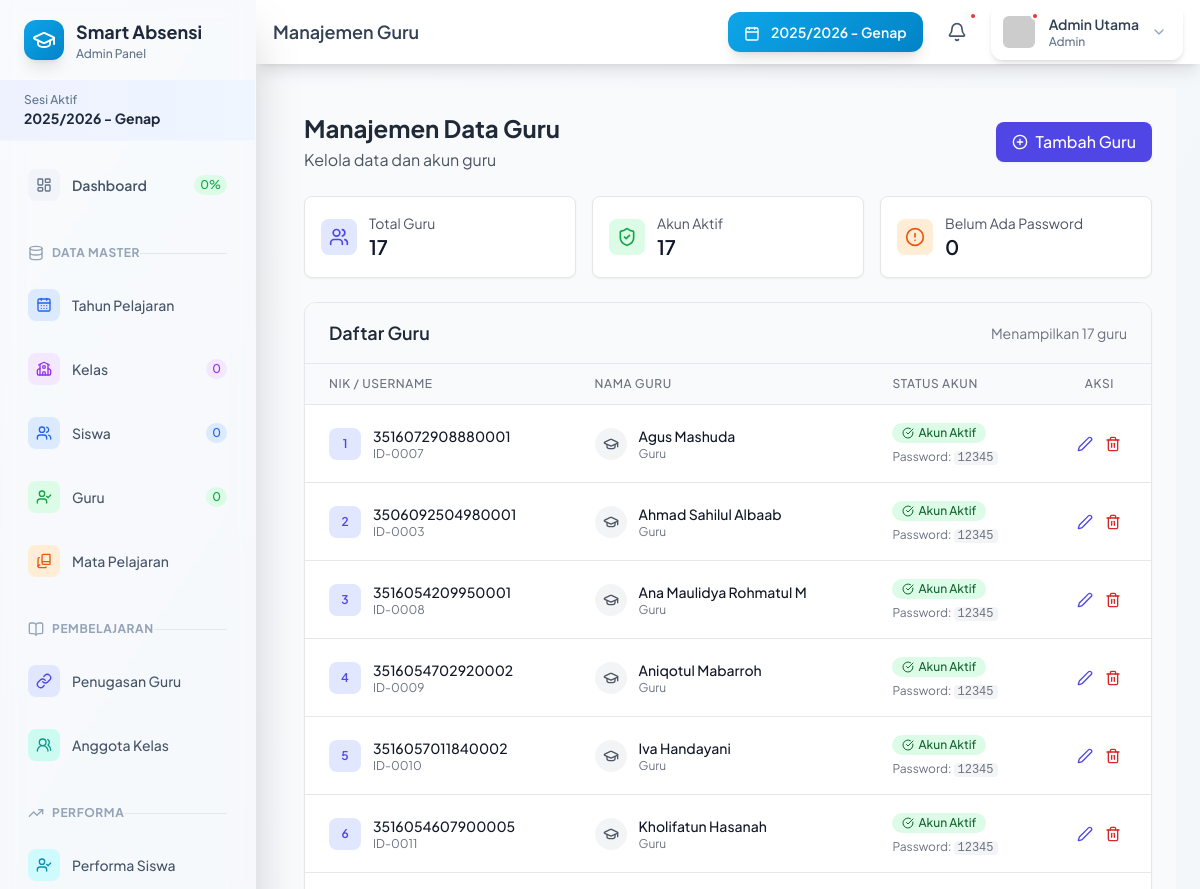
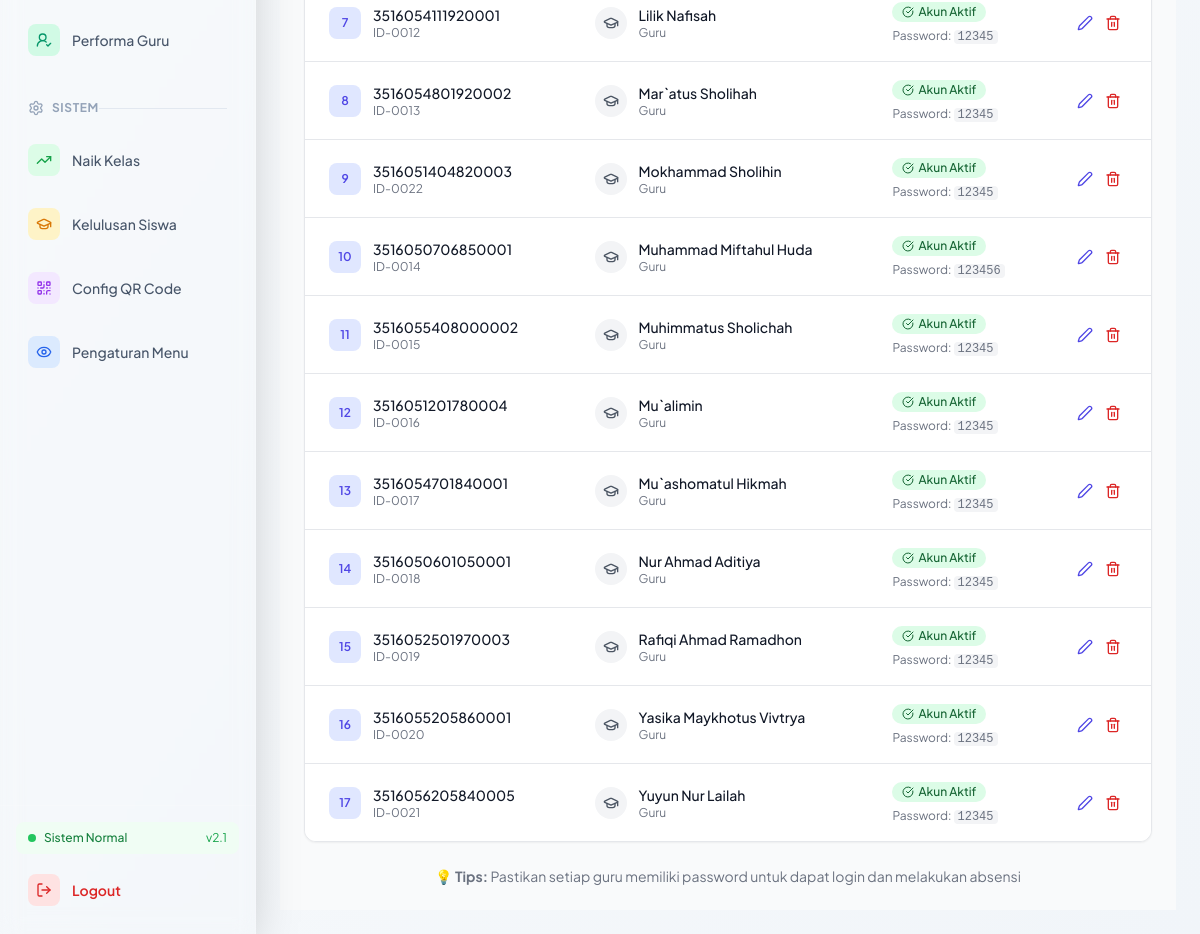
The page /admin/guru (signed in) on the database its author committed (2 pictures, top to bottom).
### tables this page shows
CREATE TABLE `guru` (
  `id_guru` int(11) NOT NULL,
  `nik` varchar(30) DEFAULT NULL,
  `nama_guru` varchar(100) NOT NULL,
  `email` varchar(100) DEFAULT NULL
);

CREATE TABLE `users` (
  `id_user` int(11) NOT NULL,
  `username` varchar(50) NOT NULL,
  `password` varchar(255) NOT NULL,
  `password_plain` varchar(255) DEFAULT NULL,
  `nama_lengkap` varchar(100) NOT NULL,
  `role` enum('admin','guru','siswa','kepala_madrasah') NOT NULL,
  `id_ref` int(11) DEFAULT NULL,
  `status` enum('aktif','nonaktif') DEFAULT 'aktif',
  `created_at` timestamp NULL DEFAULT current_timestamp()
);

### app/controllers/AdminController.php (called while the page is built, shortened)
<?php
class AdminController extends Controller {
    private $data = [];
    public function __construct()
   {
        $cacheKey = 'admin_daftar_semester';
        $cacheTime = $_SESSION[$cacheKey . '_time'] ?? 0;
        if (!isset($_SESSION[$cacheKey]) || (time() - $cacheTime) > 3600) {
            $this->data['daftar_semester'] = $this->model('TahunPelajaran_model')->getAllSemester();
        } else {
            $this->data['daftar_semester'] = $_SESSION[$cacheKey];
        }
    }
    public function guru()
    {
        $this->data['judul'] = 'Manajemen Guru';
        $this->data['guru'] = $this->model('Guru_model')->getAllGuru();
        $this->view('admin/guru', $this->data);
    }
}

### app/core/App.php (called while the page is built, shortened)
<?php
class App {
    protected $method = 'index';
    protected $params = [];
    public function __construct()
    {
        require_once APPROOT . '/config/database.php';
        require_once APPROOT . '/app/core/Database.php';
        require_once APPROOT . '/app/core/Controller.php';
        $url = $this->parseURL();
        if (isset($url[0])) {
            $controllerName = ucfirst($url[0]) . 'Controller';
            if (file_exists(APPROOT . '/app/controllers/' . $controllerName . '.php')) {
                unset($url[0]);
            } else {
                error_log("App.php - Controller NOT found: " . $controllerName);
            }
        }
        $this->controller = new $this->controller;
        if (isset($url[1])) {
            $methodName = $url[1];
            if (method_exists($this->controller, $methodName)) {
                $this->method = $methodName;
            } else {
                error_log("App.php - Method NOT found: " . $methodName . " - Available methods: " . implode(', ', get_class_methods($this->controller)));
            }
        }
        call_user_func_array([$this->controller, $this->method], $this->params);
    }
    public function parseURL()
    {
        if (isset($_GET['url'])) {
            $url = rtrim($_GET['url'], '/');
            $url = filter_var($url, FILTER_SANITIZE_URL);
            $url = explode('/', $url);
            return $url;
        }
        return [];
    }
}

### public/index.php (called while the page is built, shortened)
<?php
require_once APPROOT . '/app/core/App.php';
$app = new App();

### app/core/Database.php (called while the page is built, shortened)
<?php
class Database {
    private $dbh;
    private $stmt;
    public function __construct()
    {
        $this->host = DB_HOST;
        $this->user = DB_USER;
        $this->pass = DB_PASS;
        $this->db_name = DB_NAME;
        $dsn = 'mysql:host=' . $this->host . ';dbname=' . $this->db_name;
        $options = [
            PDO::ATTR_PERSISTENT => false,
            PDO::ATTR_ERRMODE => PDO::ERRMODE_EXCEPTION,
            PDO::ATTR_EMULATE_PREPARES => false,
            PDO::MYSQL_ATTR_INIT_COMMAND => "SET NAMES utf8mb4 COLLATE utf8mb4_unicode_ci"
        ];
        try {
            $this->dbh = new PDO($dsn, $this->user, $this->pass, $options);
        } catch (PDOException $e) {
            die($e->getMessage());
        }
    }
    public function query($query)
    {
        $this->stmt = $this->dbh->prepare($query);
    }
    public function execute()
    {
        return $this->stmt->execute();
    }
    public function resultSet()
    {
        $this->execute();
        return $this->stmt->fetchAll(PDO::FETCH_ASSOC);
    }
}

### app/models/Guru_model.php (called while the page is built, shortened)
<?php
class Guru_model {
    private $db;
    public function __construct() {
        require_once APPROOT . '/app/core/Database.php';
        $this->db = new Database;
    }
    public function getAllGuru() {
        $this->db->query('SELECT g.*, u.password_plain
                          FROM guru g
                          LEFT JOIN users u ON g.id_guru = u.id_ref AND u.role = "guru"
                          ORDER BY g.nama_guru ASC');
        return $this->db->resultSet();
    }
}
?>

### app/views/admin/guru.php (the view, shortened to what this page needs)
<!DOCTYPE html>
<html lang="id">
<head>
    <script src="https://cdn.tailwindcss.com"></script>
</head>
<body class="bg-gray-50">
    <main class="flex-1 overflow-x-hidden overflow-y-auto bg-gray-50 p-6">
        <div class="flex flex-col sm:flex-row justify-between items-start sm:items-center mb-6 space-y-4 sm:space-y-0">
            <div>
                <h2 class="text-2xl font-bold text-gray-800">Manajemen Data Guru</h2>
                <p class="text-gray-600 mt-1">Kelola data dan akun guru</p>
            </div>
            <a href="<?= BASEURL; ?>/admin/tambahGuru"
               class="bg-indigo-600 hover:bg-indigo-700 text-white font-medium py-2 px-4 rounded-lg flex items-center transition-colors duration-200 shadow-sm">
                <i data-lucide="plus-circle" class="w-4 h-4 mr-2"></i>
                Tambah Guru
            </a>
        </div>
        <div class="grid grid-cols-1 sm:grid-cols-3 gap-4 mb-6">
            <div class="bg-white p-4 rounded-lg shadow-sm border">
                <div class="flex items-center">
                    <div class="bg-indigo-100 p-2 rounded-lg mr-3">
                        <i data-lucide="users" class="w-5 h-5 text-indigo-600"></i>
                    </div>
                    <div>
                        <p class="text-sm text-gray-600">Total Guru</p>
                        <p class="text-xl font-semibold text-gray-900"><?= count($data['guru']); ?></p>
                    </div>
                </div>
            </div>
            <div class="bg-white p-4 rounded-lg shadow-sm border">
                <div class="flex items-center">
                    <div class="bg-green-100 p-2 rounded-lg mr-3">
                        <i data-lucide="shield-check" class="w-5 h-5 text-green-600"></i>
                    </div>
                    <div>
                        <p class="text-sm text-gray-600">Akun Aktif</p>
                        <p class="text-xl font-semibold text-gray-900"><?= count(array_filter($data['guru'], function($g) { return !empty($g['password_plain']); })); ?></p>
                    </div>
                </div>
            </div>
            <div class="bg-white p-4 rounded-lg shadow-sm border">
                <div class="flex items-center">
                    <div class="bg-orange-100 p-2 rounded-lg mr-3">
                        <i data-lucide="alert-circle" class="w-5 h-5 text-orange-600"></i>
                    </div>
                    <div>
                        <p class="text-sm text-gray-600">Belum Ada Password</p>
                        <p class="text-xl font-semibold text-gray-900"><?= count(array_filter($data['guru'], function($g) { return empty($g['password_plain']); })); ?></p>
                    </div>
                </div>
            </div>
        </div>
        <div class="bg-white rounded-xl shadow-sm border overflow-hidden">
            <div class="px-6 py-4 border-b border-gray-200 bg-gray-50">
                <div class="flex flex-col sm:flex-row sm:items-center sm:justify-between space-y-2 sm:space-y-0">
                    <h3 class="text-lg font-semibold text-gray-800">Daftar Guru</h3>
                    <div class="flex items-center space-x-3">
                        <div class="text-sm text-gray-500">
                            Menampilkan <?= count($data['guru']); ?> guru
                        </div>
                    </div>
                </div>
            </div>
            <?php if (!empty($data['guru'])): ?>
            <div class="overflow-x-auto">
                <table class="w-full divide-y divide-gray-200">
                    <thead class="bg-gray-50">
                        <tr>
                            <th class="px-6 py-3 text-left text-xs font-medium text-gray-500 uppercase tracking-wider">
                                NIK / Username
                            </th>
                            <th class="px-6 py-3 text-left text-xs font-medium text-gray-500 uppercase tracking-wider">
                                Nama Guru
                            </th>
                            <th class="px-6 py-3 text-left text-xs font-medium text-gray-500 uppercase tracking-wider">
                                Status Akun
                            </th>
                            <th class="px-6 py-3 text-center text-xs font-medium text-gray-500 uppercase tracking-wider">
                                Aksi
                            </th>
                        </tr>
                    </thead>
                    <tbody class="bg-white divide-y divide-gray-200">
                        <?php foreach ($data['guru'] as $index => $guru) : ?>
                        <tr class="hover:bg-gray-50 transition-colors duration-150">
                            <td class="px-6 py-4 whitespace-nowrap">
                                <div class="flex items-center">
                                    <div class="flex-shrink-0 w-8 h-8 bg-indigo-100 rounded-lg flex items-center justify-center mr-3">
                                        <span class="text-xs font-semibold text-indigo-600"><?= $index + 1; ?></span>
                                    </div>
                                    <div>
                                        <div class="text-sm font-medium text-gray-900">
                                            <?= htmlspecialchars($guru['nik']); ?>
                                        </div>
                                        <div class="text-xs text-gray-500">
                                            <?= 'ID-' . str_pad($guru['id_guru'], 4, '0', STR_PAD_LEFT); ?>
                                        </div>
                                    </div>
                                </div>
                            </td>
                            <td class="px-6 py-4 whitespace-nowrap">
                                <div class="flex items-center">
                                    <div class="flex-shrink-0 w-8 h-8 bg-gray-100 rounded-full flex items-center justify-center mr-3">
                                        <i data-lucide="graduation-cap" class="w-4 h-4 text-gray-600"></i>
                                    </div>
                                    <div>
                                        <div class="text-sm font-medium text-gray-900">
                                            <?= htmlspecialchars($guru['nama_guru']); ?>
                                        </div>
                                        <div class="text-xs text-gray-500">
                                            Guru
                                        </div>
                                    </div>
                                </div>
                            </td>
                            <td class="px-6 py-4 whitespace-nowrap">
                                <?php if (!empty($guru['password_plain'])): ?>
                                    <span class="inline-flex items-center px-2.5 py-0.5 rounded-full text-xs font-medium bg-green-100 text-green-800">
                                        <i data-lucide="check-circle" class="w-3 h-3 mr-1"></i>
                                        Akun Aktif
                                    </span>
                                    <div class="text-xs text-gray-500 mt-1">
                                        Password: <span class="font-mono bg-gray-100 px-1 rounded"><?= htmlspecialchars($guru['password_plain']); ?></span>
                                    </div>
                                <?php endif; ?>
                            </td>
                            <td class="px-6 py-4 whitespace-nowrap text-center">
                                <div class="flex items-center justify-center space-x-3">
                                    <a href="<?= BASEURL; ?>/admin/editGuru/<?= $guru['id_guru']; ?>"
                                       class="text-indigo-600 hover:text-indigo-800 transition-colors duration-150"
                                       title="Edit data guru">
                                        <i data-lucide="edit-2" class="w-4 h-4"></i>
                                    </a>
                                    <a href="<?= BASEURL; ?>/admin/hapusGuru/<?= $guru['id_guru']; ?>"
                                       class="text-red-600 hover:text-red-800 transition-colors duration-150"
                                       title="Hapus data guru"
                                       onclick="return confirm('Apakah Anda yakin ingin menghapus data guru <?= htmlspecialchars($guru['nama_guru']); ?>?\n\nSemua data terkait akan ikut terhapus!')">
                                        <i data-lucide="trash-2" class="w-4 h-4"></i>
                                    </a>
                                </div>
                            </td>
                        </tr>
                        <?php endforeach; ?>
                    </tbody>
                </table>
            </div>
            <?php endif; ?>
        </div>
        <div class="mt-6 text-center text-sm text-gray-500">
            <p>💡 <strong>Tips:</strong> Pastikan setiap guru memiliki password untuk dapat login dan melakukan absensi</p>
        </div>
    </main>
</body>
</html>

### rows shown on the page
guru: nik "3516072908880001", id_guru "0007", nama_guru "Agus Mashuda", users.password_plain "12345"
guru: nik "3506092504980001", id_guru "0003", nama_guru "Ahmad Sahilul Albaab", users.password_plain "12345"
guru: nik "3516054209950001", id_guru "0008", nama_guru "Ana Maulidya Rohmatul M", users.password_plain "12345"
guru: nik "3516054702920002", id_guru "0009", nama_guru "Aniqotul Mabarroh", users.password_plain "12345"
guru: nik "3516057011840002", id_guru "0010", nama_guru "Iva Handayani", users.password_plain "12345"
guru: nik "3516054607900005", id_guru "0011", nama_guru "Kholifatun Hasanah", users.password_plain "12345"
guru: nik "3516054111920001", id_guru "0012", nama_guru "Lilik Nafisah", users.password_plain "12345"
guru: nik "3516054801920002", id_guru "0013", nama_guru "Mar`atus Sholihah", users.password_plain "12345"
guru: nik "3516051404820003", id_guru "0022", nama_guru "Mokhammad Sholihin", users.password_plain "12345"
guru: nik "3516050706850001", id_guru "0014", nama_guru "Muhammad Miftahul Huda", users.password_plain "123456"
guru: nik "3516055408000002", id_guru "0015", nama_guru "Muhimmatus Sholichah", users.password_plain "12345"
guru: nik "3516051201780004", id_guru "0016", nama_guru "Mu`alimin", users.password_plain "12345"
guru: nik "3516054701840001", id_guru "0017", nama_guru "Mu`ashomatul Hikmah", users.password_plain "12345"
guru: nik "3516050601050001", id_guru "0018", nama_guru "Nur Ahmad Aditiya", users.password_plain "12345"
guru: nik "3516052501970003", id_guru "0019", nama_guru "Rafiqi Ahmad Ramadhon", users.password_plain "12345"
guru: nik "3516055205860001", id_guru "0020", nama_guru "Yasika Maykhotus Vivtrya", users.password_plain "12345"
guru: nik "3516056205840005", id_guru "0021", nama_guru "Yuyun Nur Lailah", users.password_plain "12345"

### other values the page prints
$_SESSION['nama_semester_aktif'] "2025/2026 - Genap"
$sidebarData['attendance_percentage'] "0"
$sidebarData['total_kelas'] "0"
$sidebarData['total_siswa'] "0"
$sidebarData['total_guru'] "0"
$data['judul'] "Manajemen Guru"
$html_safe_name "Admin Utama"
$role_display "Admin"
count($data['guru']) "17"
